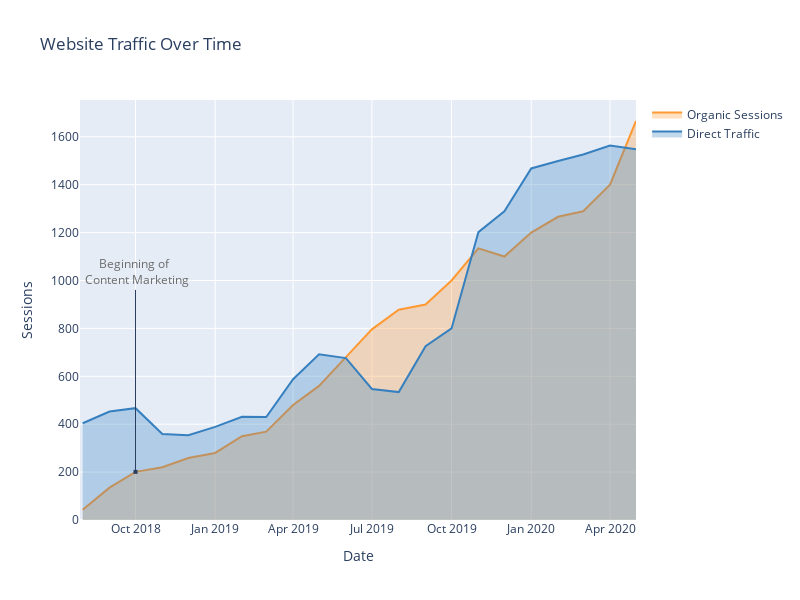

The notebook cell saved with this chart:
### Markdown cell above
### Has Our Organic Traffic Improved Over Time?

Let's visualize the progression of both organic and all other traffic to the website through time.

### Code cell
layout = cf.Layout(
    height = 600,
    width = 800,
    yaxis = dict(
    title = 'Sessions'),
    xaxis = dict(
    title = 'Date'),
    title = 'Website Traffic Over Time'
)

fig = df_sessions.groupby(['Date'],as_index=True)['Organic Sessions','Direct Traffic'].mean().\
    iplot(kind='scatter',
          fill=True,
          width=2,
          asFigure=True,
          layout = layout)

fig.layout.annotations = [
        dict(
            x='2018-10',
            y='201',
            text='Beginning of <br> Content Marketing',
            showarrow=True,
            arrowhead=7,
            ax=0,
            ay=-200,
            font=dict(
            size=12,
            color='rgb(107, 107, 107)'
            )
        )
]

fig.show()

### Figure 1 — Plotly figure (JSON) as saved in the notebook; plotly's stock layout.template omitted (floating-point values rounded to 4 significant figures)
{"data": [{"fill": "tozeroy", "fillcolor": "rgba(255, 153, 51, 0.3)", "line": {"color": "rgba(255, 153, 51, 1.0)", "dash": "solid", "shape": "linear", "width": 2}, "mode": "lines", "name": "Organic Sessions", "text": "", "type": "scatter", "x": ["2018-08-01", "2018-09-01", "2018-10-01", "2018-11-01", "2018-12-01", "2019-01-01", "2019-02-01", "2019-03-01", "2019-04-01", "2019-05-01", "2019-06-01", "2019-07-01", "2019-08-01", "2019-09-01", "2019-10-01", "2019-11-01", "2019-12-01", "2020-01-01", "2020-02-01", "2020-03-01", "2020-04-01", "2020-05-01"], "y": [43, 135, 201, 220, 259, 280, 350, 369, 480, 560, 680, 796, 878, 900, 1000, 1134, 1100, 1200, 1266, 1289, 1400, 1666]}, {"fill": "tozeroy", "fillcolor": "rgba(55, 128, 191, 0.3)", "line": {"color": "rgba(55, 128, 191, 1.0)", "dash": "solid", "shape": "linear", "width": 2}, "mode": "lines", "name": "Direct Traffic", "text": "", "type": "scatter", "x": ["2018-08-01", "2018-09-01", "2018-10-01", "2018-11-01", "2018-12-01", "2019-01-01", "2019-02-01", "2019-03-01", "2019-04-01", "2019-05-01", "2019-06-01", "2019-07-01", "2019-08-01", "2019-09-01", "2019-10-01", "2019-11-01", "2019-12-01", "2020-01-01", "2020-02-01", "2020-03-01", "2020-04-01", "2020-05-01"], "y": [404, 453, 467, 359, 354, 389, 431, 430, 588, 692, 676, 547, 534, 726, 800, 1202, 1289, 1468, 1499, 1526, 1564, 1548]}], "layout": {"annotations": [{"arrowhead": 7, "ax": 0, "ay": -200, "font": {"color": "rgb(107, 107, 107)", "size": 12}, "showarrow": true, "text": "Beginning of <br> Content Marketing", "x": "2018-10", "y": "201"}], "height": 600, "title": {"text": "Website Traffic Over Time"}, "width": 800, "xaxis": {"autorange": true, "range": ["2018-07-22 01:54:50.7975", "2020-05-01"], "title": {"text": "Date"}, "type": "date"}, "yaxis": {"autorange": true, "range": [0, 1754.0], "title": {"text": "Sessions"}, "type": "linear"}}}
